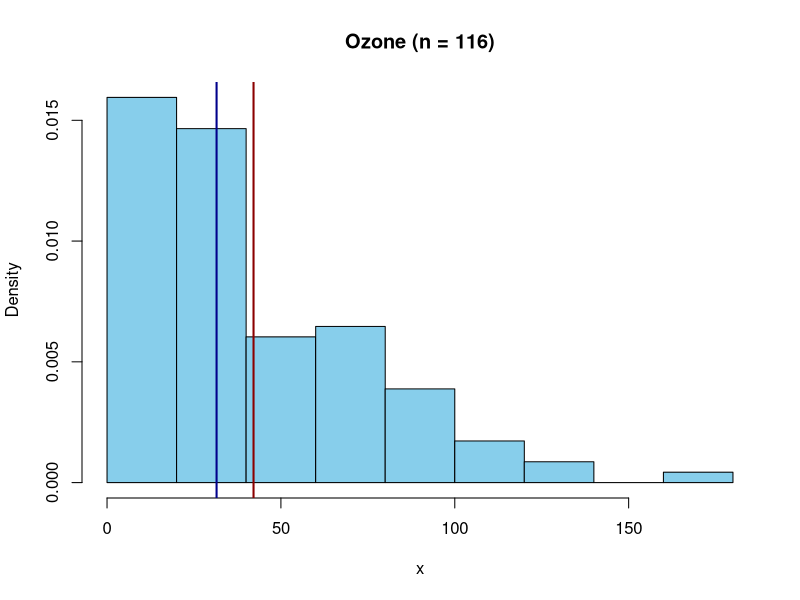
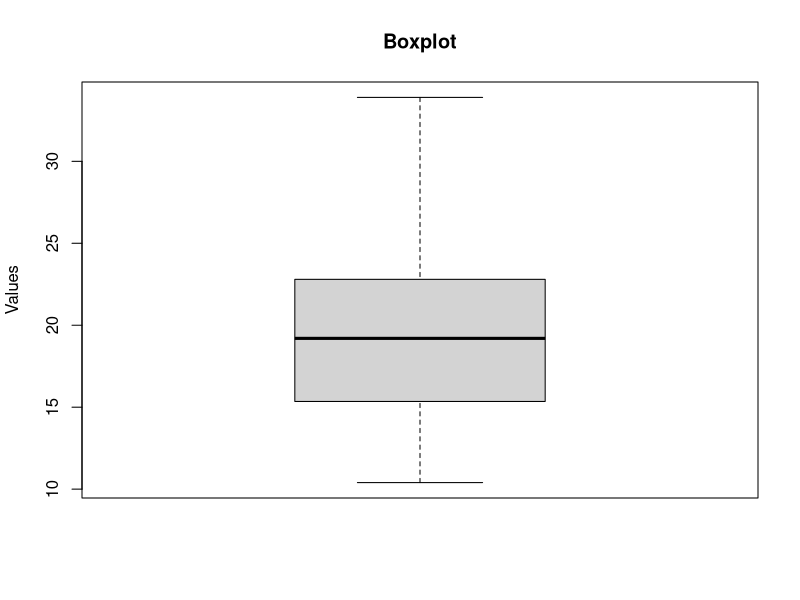
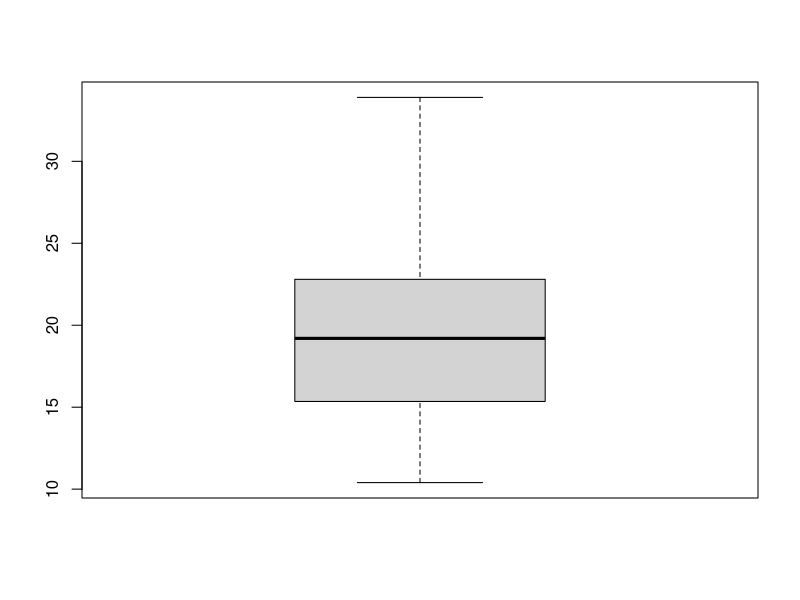
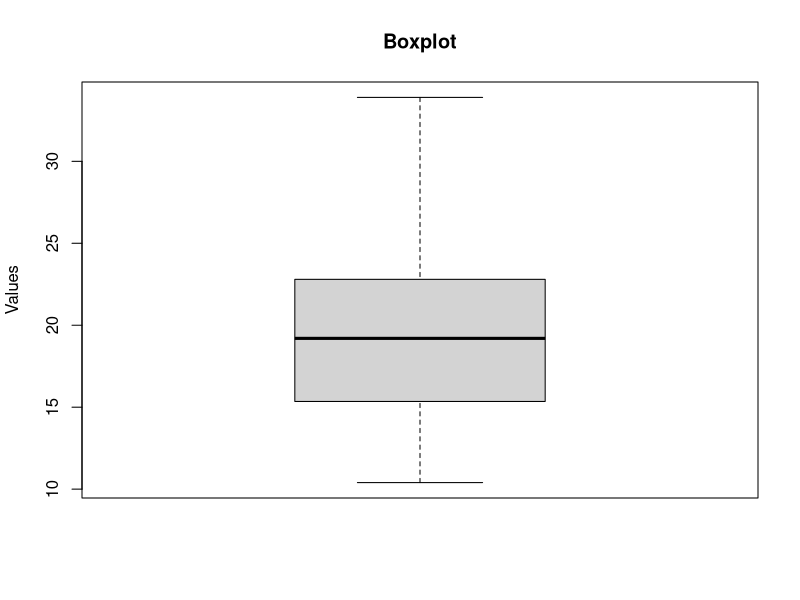

The R script that drew these images, in order: (Note: this script raises an error after producing the figures.)
# Introduction to Programming in R
# Zurich R Courses, October 2021

# Functions II
#::::::::::::::::::::::::::::::::::::::::::::::::::::::::::::::::::::::::::::


# Exercises
#===========================================================


# 1. Write a function that computes the following statistics for a numeric 
#    vector: (1) the sum of NAs, (2) the median, (3) the number of unique values.
#    include a second argument na.rm with default TRUE, to make sure that 
#    the median is computed (without NA values).
#    test your function using the mtcars data.


data("mtcars")

computeDescriptives <- function(x, na.rm = TRUE) {
  c(sumNAs = sum(is.na(x)),
    median = median(x, na.rm = na.rm),
    uniqueValues = length(unique(x)))
}

computeDescriptives(mtcars$mpg)


# 2. Consider the drop_NA()-function from the previous exercises.
#    Add a side-effect to the function: inform the user of
#    how many NA values were dropped. 
#    Add a "message" argument with default FALSE, so that 
#    users can also choose whether to get the information.


drop_NA <- function(x, message = TRUE){
  is_NA <- is.na(x)
  if(message) message(sum(is_NA), " NA-values were dropped.")
  out <- structure(x[!is_NA], 
                   original_length = length(x),
                   which_NA = which(is_NA))
}

Ozone_noNA <- drop_NA(airquality$Ozone) 
Ozone_noNA
Ozone_noNA <- drop_NA(airquality$Ozone, message = FALSE) 
Ozone_noNA


# 3. Consider the get_info()-function from above. Include
#    a "na.rm" argument with a sensible default. 
#    when na.rm = TRUE, the function should:
#       - remove NA values before computing the statistics
#       - inform the user how many NA values were removed
#       - make sure users can choose not to get this information
#    TIP: make use of the function you wrote for exerise 2.

get_info <- function(x, na.rm = TRUE, message = FALSE){
  if(na.rm) x <- drop_NA(x, message = message)
  mean_x <- mean(x)
  median_x <- median(x)
  n_obs_x <- length(x)
  range_x <- range(x)
  return(list(mean = mean_x, median = median_x, 
              n_obs = n_obs_x, range = range_x))
}

get_info(airquality$Ozone)
get_info(airquality$Ozone, message = TRUE)
get_info(airquality$Ozone, na.rm = FALSE)



# 4. Consider the hist2()-function from the examples. Think about which 
#    arguments you could add, whether they would get default value, and 
#    what the default value could be.
#    Implement these arguments and the default values. Test the flexibility
#    and make sure it is still easy to use.
#    In addition, made sure you can choose to remove the NA values

hist2 <- function(x, na.rm = TRUE, title = "My Variable", col = "skyblue",
                  line_col = c("darkred", "darkblue")){
  info <- get_info(x, na.rm = na.rm)
  mean_median <- as.numeric(info[c("mean", "median")])
  hist(x, 
       main = paste0(title, " (n = ", info$n_obs, ")"),
       col = col, 
       freq = FALSE)
  abline(v = mean_median, 
         col = line_col, 
         lwd = 2)
  text(mean_median, 
       y = c(.1, .09),
       labels = paste(c("Mean", "Median"), 
                      round(mean_median, 2), 
                      sep = " = "),
       col = line_col,
       pos = 4)
}

hist2(airquality$Ozone, title = "Ozone")

# 5. Write a function that takes a numeric variable as input and creates a 
#    boxplot as output. How does R provide default values for the main 
#    title and axis labels. Would you choose the same?
#    Give sensible default values to the main title and axis labels.
create_boxplot <- function(x, main = "Boxplot", xlab = NULL, ylab = "Values") {
  boxplot(x, main = main, xlab = xlab, ylab = ylab)
}
create_boxplot(mtcars$mpg)
boxplot(mtcars$mpg)


# 6. Implement 'input checks' for your boxplot function. The function should throw
#    an error, if the input is not a single numeric vector.
# If the vector contains missing values, the function should throw a warning.
create_boxplot2 <- function(x, main = "Boxplot", xlab = NULL, ylab = "Values") {
  if(!is.numeric(x)) stop("'x' must be a numeric vector.")
  if(any(is.na(x))) warning("'x' contains missing values.")
  boxplot(x, main = main, xlab = xlab, ylab = ylab)
}
create_boxplot2(mtcars$mpg)
create_boxplot2(mtcars)
create_boxplot2(c(mtcars$mpg, NA))


# 7. Write a function that creates either a histogram or a bar chart for a 
#    variable, depending on the input:
#      + character/factor -> bar chart using table()
#      + numeric -> histogram

create_graph <- function(x) {
  if(is.character(x) || is.factor(x)) return(barplot(table(x)))
  else if(is.numeric(x)) return(hist2(x))
  else stop("No suitable input supplied.")
}

create_graph(1:5)
create_graph(c("a", "b", "c"))
create_graph(mtcars$mpg)
create_graph(iris$Species)

